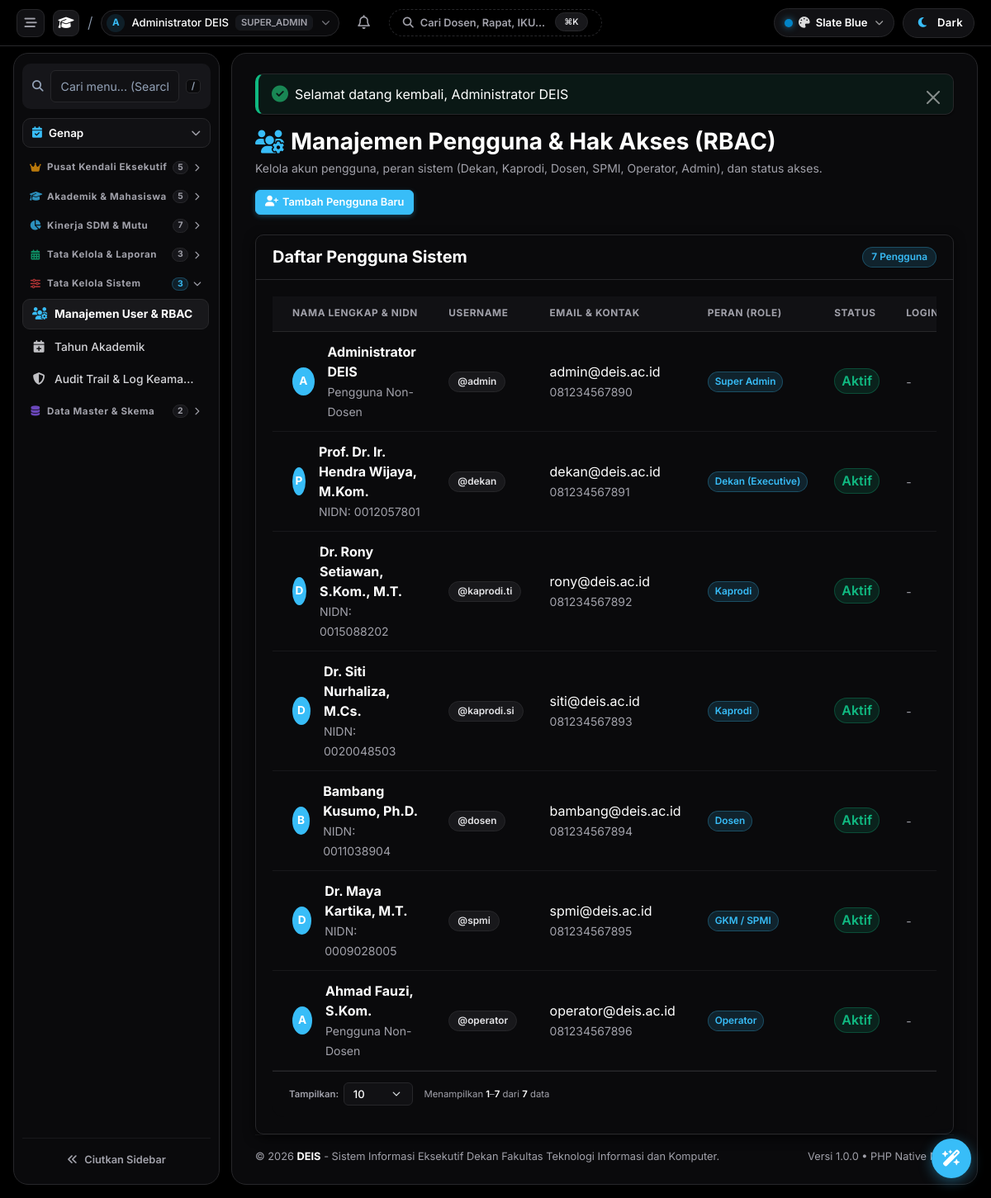
/users (signed in), run on an earlier commit of the app's database.
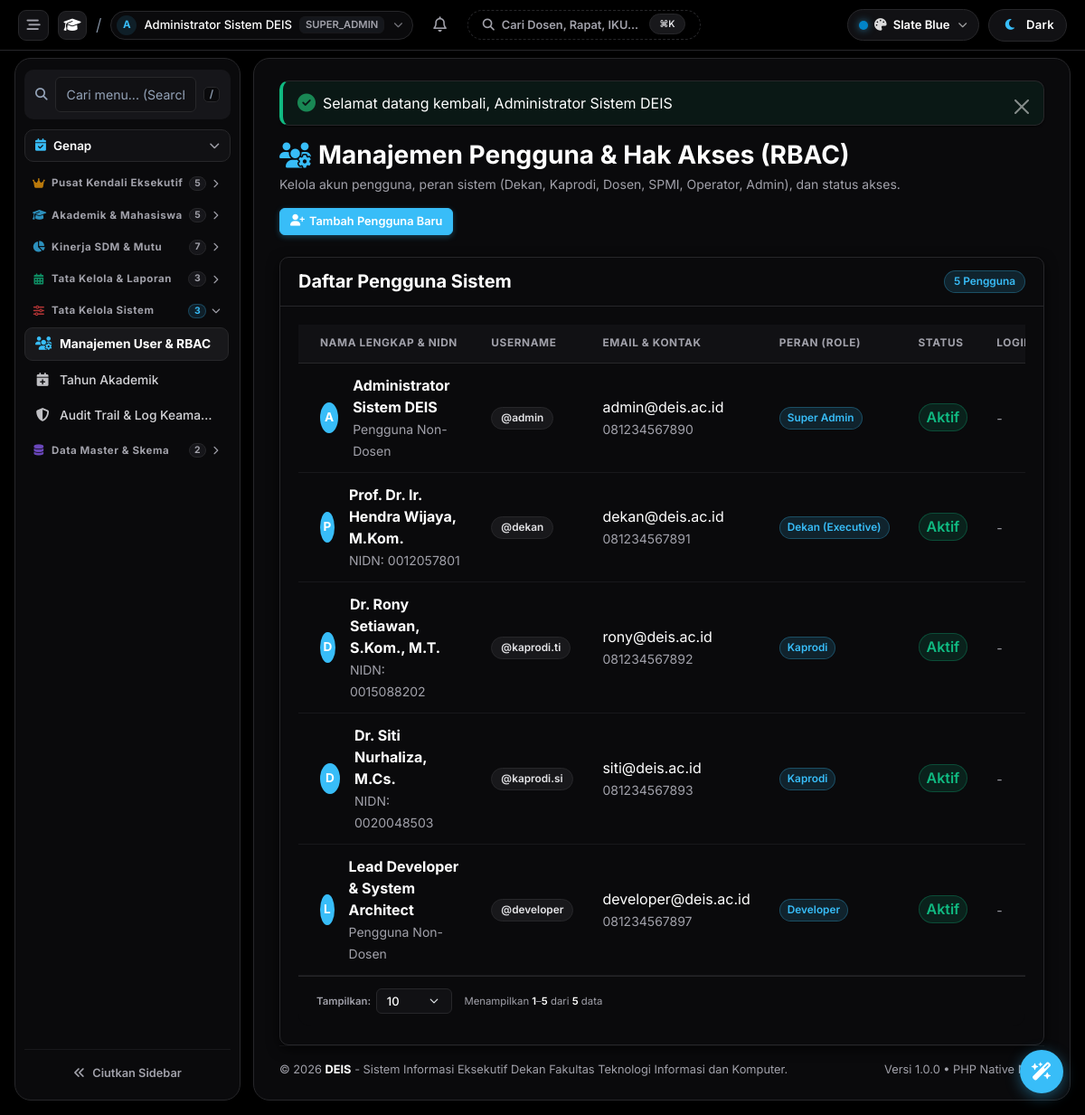
And on a later commit of the database.
### tables this page shows
CREATE TABLE `users` (
  `id` int(11) NOT NULL AUTO_INCREMENT,
  `role_id` int(11) NOT NULL,
  `name` varchar(100) NOT NULL,
  `username` varchar(50) NOT NULL,
  `email` varchar(100) NOT NULL,
  `password` varchar(255) NOT NULL,
  `phone` varchar(30) DEFAULT NULL,
  `nidn` varchar(20) DEFAULT NULL,
  `avatar` varchar(255) DEFAULT NULL,
  `status` enum('active','inactive','suspended') DEFAULT 'active',
  `last_login_at` datetime DEFAULT NULL,
  `created_at` timestamp NOT NULL DEFAULT current_timestamp(),
  `updated_at` timestamp NOT NULL DEFAULT current_timestamp() ON UPDATE current_timestamp(),
  PRIMARY KEY (`id`),
  UNIQUE KEY `username` (`username`),
  UNIQUE KEY `email` (`email`),
  KEY `role_id` (`role_id`),
  CONSTRAINT `users_ibfk_1` FOREIGN KEY (`role_id`) REFERENCES `roles` (`id`)
);

CREATE TABLE `roles` (
  `id` int(11) NOT NULL AUTO_INCREMENT,
  `name` varchar(50) NOT NULL,
  `slug` varchar(50) NOT NULL,
  `description` varchar(255) DEFAULT NULL,
  `created_at` timestamp NOT NULL DEFAULT current_timestamp(),
  PRIMARY KEY (`id`),
  UNIQUE KEY `slug` (`slug`)
);

### app/views/users/index.php (the view, shortened to what the changed rows need)
<div class="d-flex align-items-center justify-content-between mb-4 flex-wrap gap-3">
    <div>
        <h3 class="fw-bold mb-1 d-flex align-items-center gap-2">
            <i class="fa-solid fa-users-gear text-primary fs-3"></i> Manajemen Pengguna & Hak Akses (RBAC)
        </h3>
        <p class="text-muted small mb-0">Kelola akun pengguna, peran sistem (Dekan, Kaprodi, Dosen, SPMI, Operator, Admin), dan status akses.</p>
    </div>
    <div class="page-header-actions">
        <button type="button" class="btn btn-primary btn-crud-sm" data-bs-toggle="modal" data-bs-target="#modalAddUser">
            <i class="fa-solid fa-user-plus"></i> Tambah Pengguna Baru
        </button>
    </div>
</div>
<div class="card card-lg shadow-sm">
    <div class="card-header d-flex align-items-center justify-content-between flex-wrap gap-2">
        <h5 class="card-title fw-bold mb-0">Daftar Pengguna Sistem</h5>
        <span class="badge bg-primary-subtle text-primary"><?= count($users) ?> Pengguna</span>
    </div>
    <div class="card-body p-0">
        <div class="table-responsive">
            <table class="table table-hover align-middle mb-0">
                <thead>
                    <tr>
                        <th class="ps-4">Nama Lengkap & NIDN</th>
                        <th>Username</th>
                        <th>Email & Kontak</th>
                        <th>Peran (Role)</th>
                        <th>Status</th>
                        <th>Login Terakhir</th>
                    </tr>
                </thead>
                <tbody>
                    <?php foreach ($users as $u): ?>
                        <tr>
                            <td class="ps-4">
                                <div class="d-flex align-items-center gap-3">
                                    <div class="avatar avatar-sm bg-primary text-white rounded-circle d-flex align-items-center justify-content-center fw-bold" style="width: 34px; height: 34px; font-size: 0.85rem;">
                                        <?= strtoupper(substr($u['name'], 0, 1)) ?>
                                    </div>
                                    <div>
                                        <div class="fw-bold"><?= htmlspecialchars($u['name'], ENT_QUOTES, 'UTF-8') ?></div>
                                        <small class="text-muted"><?= !empty($u['nidn']) ? 'NIDN: ' . $u['nidn'] : 'Pengguna Non-Dosen' ?></small>
                                    </div>
                                </div>
                            </td>
                            <td><span class="badge bg-light border">@<?= htmlspecialchars($u['username'], ENT_QUOTES, 'UTF-8') ?></span></td>
                            <td>
                                <div><?= htmlspecialchars($u['email'], ENT_QUOTES, 'UTF-8') ?></div>
                                <small class="text-muted"><?= htmlspecialchars($u['phone'] ?? '-', ENT_QUOTES, 'UTF-8') ?></small>
                            </td>
                            <td>
                                <span class="badge bg-primary-subtle text-primary border border-primary-subtle px-2 py-1">
                                    <?= htmlspecialchars($u['role_name'], ENT_QUOTES, 'UTF-8') ?>
                                </span>
                            </td>
                            <td><?= FormatHelper::statusBadge($u['status'] === 'active' ? 'Aktif' : 'Non-Aktif') ?></td>
                            <td>
                                <small class="text-muted"><?= FormatHelper::timeAgo($u['last_login_at']) ?></small>
                            </td>
                        </tr>
                    <?php endforeach; ?>
                </tbody>
            </table>
        </div>
    </div>
</div>

### app/helpers/FormatHelper.php (shortened to what the changed rows need)
<?php
class FormatHelper {
    public static function statusBadge(?string $status): string {
        $class = $map[$status] ?? 'badge bg-secondary-subtle text-secondary border border-secondary-subtle';
        return '<span class="' . $class . ' px-2 py-1 fs-6">' . htmlspecialchars($status, ENT_QUOTES, 'UTF-8') . '</span>';
    }
    public static function timeAgo(?string $datetime): string {
        if (!$datetime) return '-';
        return self::indonesianDate($datetime);
    }
}

### app/views/components/topbar.php (shortened to what the changed rows need)
<?php
$unreadCount = 0;
try {
    $unreadCount = NotificationService::countUnread(AuthHelper::id());
} catch (\Throwable $e) {
    $notifications = [];
    $unreadCount = 0;
}
$currentRole = 'dekan';
$currentUser = [];
try {
    $currentRole = AuthHelper::role();
    $currentUser = AuthHelper::user() ?? [];
} catch (\Throwable $e) {
    $currentRole = $_SESSION['role'] ?? 'dekan';
    $currentUser = $_SESSION['user'] ?? ['name' => 'Pengguna', 'email' => ''];
}
$activeFacultyName = 'Fakultas';
try {
    $facultyModel = new Faculty();
    $activeFaculty = $facultyModel->find(1) ?? ['code' => 'FTIK', 'name' => 'Fakultas Teknologi Informasi dan Komunikasi'];
    $activeFacultyName = $activeFaculty['name'] ?? 'Fakultas';
} catch (\Throwable $e) {
    $activeFacultyCode = 'DEIS';
    $activeFacultyName = 'Fakultas';
}
?>
<div class="topbar">
    <div class="topbar-left">
        <button type="button" class="topbar-sidebar-toggle-btn" id="sidebarToggleBtn" onclick="window.toggleSidebarCollapse()" title="Ciutkan / Buka Lebar Sidebar (Ctrl+B)" aria-label="Toggle Sidebar">
            <i class="fa-solid fa-bars-staggered"></i>
        </button>
        <a href="<?= $baseUrl ?>/dashboard" class="brand-squircle-link" title="<?= $appConfig['short_name'] ?> - <?= htmlspecialchars($activeFacultyName) ?>">
            <div class="brand-squircle">
                <i class="fa-solid fa-graduation-cap"></i>
            </div>
        </a>
        <span class="topbar-divider-slash">/</span>
        <div class="user-pill-dropdown-wrapper" id="userPillWrapper">
            <button type="button" class="user-pill-btn" id="userPillBtn" onclick="window.toggleUserDropdown(event)" title="Informasi Akun & Peran" aria-label="Akun Pengguna">
                <span class="user-avatar-circle">
                    <?= strtoupper(substr($currentUser['name'] ?? 'U', 0, 1)) ?>
                </span>
                <span class="user-email-text">
                    <?= htmlspecialchars($currentUser['name'] ?? 'Pengguna') ?>
                </span>
                <span class="user-plan-badge">
                    <?= strtoupper($currentRole) ?>
                </span>
                <i class="fa-solid fa-chevron-down pill-chevron"></i>
            </button>
        </div>
        <div class="notif-dropdown-wrapper" id="notifDropdownWrapper">
            <button type="button" class="notif-bell-btn" id="notifBellBtn" onclick="window.toggleNotifDropdown(event)" title="Notifikasi Sistem (<?= $unreadCount ?> Belum Dibaca)" aria-label="Notifikasi">
                <i class="fa-regular fa-bell"></i>
            </button>
        </div>
        <button type="button" class="btn btn-outline-secondary border-dashed d-none d-md-flex align-items-center gap-2 px-3 py-1 rounded-pill" data-bs-toggle="modal" data-bs-target="#searchModal" style="font-size: 0.8rem; margin-left: 4px; border: 1px dashed var(--border); background: var(--surface);">
            <i class="fa-solid fa-magnifying-glass text-muted" style="font-size: 0.82rem;"></i>
            <span class="text-muted">Cari Dosen, Rapat, IKU...</span>
            <span class="badge bg-light text-dark border ms-1 py-1 px-1.5" style="font-size: 0.65rem;">⌘K</span>
        </button>
    </div>
    <div class="topbar-right" style="display: flex; align-items: center; gap: 10px;">
        <div class="palette-dropdown-wrapper" id="paletteDropdownWrapper">
            <button type="button" id="paletteToggleBtn" class="palette-toggle-btn" onclick="window.togglePaletteDropdown(event)" title="Pilih Tema Palet Warna" aria-label="Palette Selector">
                <span class="palette-dot-preview" id="paletteActiveDot"></span>
                <i class="fa-solid fa-palette" style="font-size: 0.85rem; opacity: 0.85;"></i>
                <span id="paletteActiveName" class="d-none d-sm-inline" style="font-size: 0.82rem; font-weight: 600;">Slate Blue</span>
                <i class="fa-solid fa-chevron-down" style="font-size: 0.65rem; opacity: 0.6; margin-left: 2px;"></i>
            </button>
        </div>
        <button type="button" id="themeToggleBtn" class="theme-toggle-btn" onclick="window.toggleTheme()" title="Ganti Mode Gelap / Terang (Dark / Light Mode)" aria-label="Toggle Theme">
            <span class="theme-toggle-icon">
                <i class="fa-solid fa-moon" id="themeToggleIcon"></i>
            </span>
            <span id="themeToggleText" style="font-size: 0.82rem; letter-spacing: 0.3px;">Dark</span>
        </button>
    </div>
</div>

### app/views/components/alert.php (shortened to what the changed rows need)
<?php
$type        = $alert['type'] ?? 'info';
$message     = $alert['message'] ?? '';
$dismissible = $alert['dismissible'] ?? true;
$class       = $alert['class'] ?? '';
$icons = [
    'success' => 'fa-solid fa-circle-check text-success fs-5',
    'danger'  => 'fa-solid fa-triangle-exclamation text-danger fs-5',
    'warning' => 'fa-solid fa-circle-exclamation text-warning fs-5',
    'info'    => 'fa-solid fa-circle-info text-info fs-5',
    'primary' => 'fa-solid fa-bell text-primary fs-5',
];
$iconClass = $icons[$type] ?? 'fa-solid fa-circle-info text-info fs-5';
?>
<div class="alert alert-<?= htmlspecialchars($type, ENT_QUOTES, 'UTF-8') ?> <?= $dismissible ? 'alert-dismissible' : '' ?> <?= htmlspecialchars($class, ENT_QUOTES, 'UTF-8') ?>" role="alert">
    <div class="d-flex align-items-center gap-2 flex-grow-1">
        <i class="<?= $iconClass ?> flex-shrink-0"></i>
        <div>
            <div><?= htmlspecialchars($message, ENT_QUOTES, 'UTF-8') ?></div>
        </div>
    </div>
    <?php if ($dismissible): ?>
        <button type="button" class="btn-close" data-bs-dismiss="alert" aria-label="Tutup"></button>
    <?php endif; ?>
</div>

What changed in the data, as far as the page shows it:
removed users: name "B", name "Bambang Kusumo, Ph.D.", nidn "0011038904", username "dosen", email "bambang@deis.ac.id", phone "081234567894", role.name "Dosen", last_login_at "-"
removed users: name "D", name "Dr. Maya Kartika, M.T.", nidn "0009028005", username "spmi", email "spmi@deis.ac.id", phone "081234567895", role.name "GKM / SPMI", last_login_at "-"
removed users: name "A", name "Ahmad Fauzi, S.Kom.", shows "Pengguna Non-Dosen", username "operator", email "operator@deis.ac.id", phone "081234567896", role.name "Operator", last_login_at "-"
changed users "admin@deis.ac.id": name "Administrator DEIS" → "Administrator Sistem DEIS"
added users: name "L", name "Lead Developer & System Architect", shows "Pengguna Non-Dosen", username "developer", email "developer@deis.ac.id", phone "081234567897", role.name "Developer", last_login_at "-"
Also different on the page:
$message: "Selamat datang kembali, Administrator DEIS" → "Selamat datang kembali, Administrator Sistem DEIS"
count($users): "7" → "5"
text written by a page script: "Tampilkan: Menampilkan 1 – 7 dari 7 data" → "Tampilkan: Menampilkan 1 – 5 dari 5 data"
